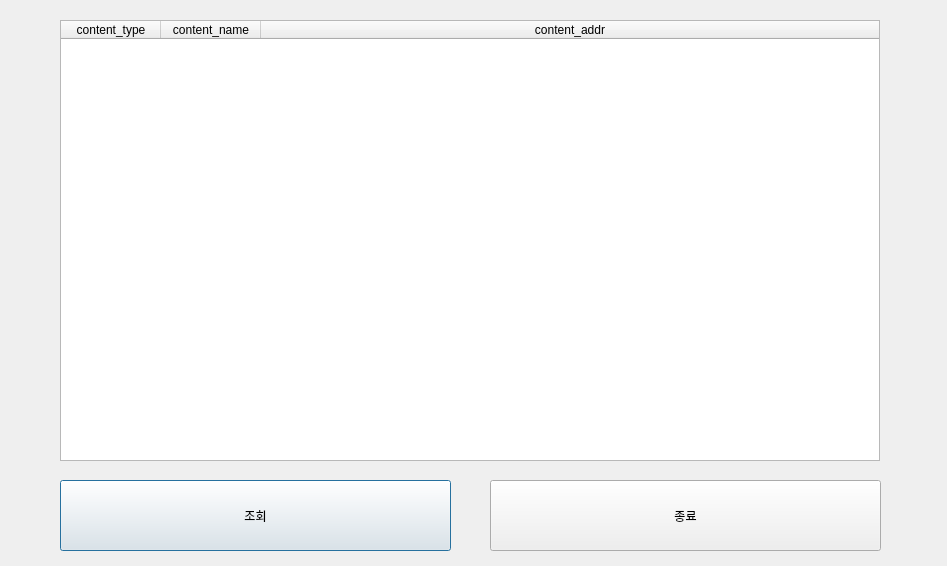
<?xml version="1.0" encoding="UTF-8"?>
<ui version="4.0">
 <class>content</class>
 <widget class="QDialog" name="content">
  <property name="geometry">
   <rect>
    <x>0</x>
    <y>0</y>
    <width>947</width>
    <height>566</height>
   </rect>
  </property>
  <property name="windowTitle">
   <string>Dialog</string>
  </property>
  <widget class="QTableWidget" name="content_screen">
   <property name="geometry">
    <rect>
     <x>60</x>
     <y>20</y>
     <width>820</width>
     <height>441</height>
    </rect>
   </property>
   <attribute name="horizontalHeaderShowSortIndicator" stdset="0">
    <bool>true</bool>
   </attribute>
   <attribute name="horizontalHeaderStretchLastSection">
    <bool>true</bool>
   </attribute>
   <column>
    <property name="text">
     <string>content_type</string>
    </property>
   </column>
   <column>
    <property name="text">
     <string>content_name</string>
    </property>
   </column>
   <column>
    <property name="text">
     <string>content_addr</string>
    </property>
   </column>
  </widget>
  <widget class="QPushButton" name="contentyes">
   <property name="geometry">
    <rect>
     <x>60</x>
     <y>480</y>
     <width>391</width>
     <height>71</height>
    </rect>
   </property>
   <property name="text">
    <string>조회</string>
   </property>
  </widget>
  <widget class="QPushButton" name="contentno">
   <property name="geometry">
    <rect>
     <x>490</x>
     <y>480</y>
     <width>391</width>
     <height>71</height>
    </rect>
   </property>
   <property name="text">
    <string>종료</string>
   </property>
  </widget>
 </widget>
 <resources/>
 <connections/>
</ui>
